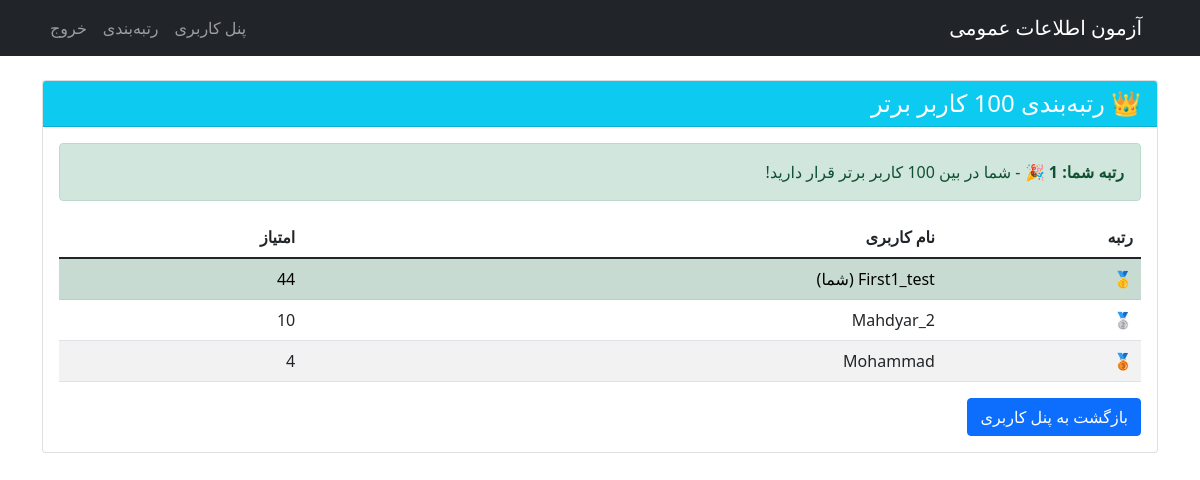
The app's page /leaderboard/ (signed in) with its own data.
### Users/models.py (models this page shows, shortened)
class CustomUser(AbstractUser):
    hearts = models.IntegerField(default=5)
    hearts_last_update = models.DateTimeField(default=timezone.now)
    total_score = models.IntegerField(default=0)
    def get_rank(self):
        users_above = CustomUser.objects.filter(total_score__gt=self.total_score).count()
        return users_above + 1

### Users/views.py (the view)
# urls.py: path('leaderboard/', views.leaderboard, name='leaderboard'),
@login_required
def leaderboard(request):
    top_users_query = CustomUser.objects.all().order_by('-total_score')
    top_users = list(top_users_query[:100])
    user_rank = request.user.get_rank()
    user_in_top_100 = any(top_user.id == request.user.id for top_user in top_users)
    context = {
        'top_users': top_users,
        'user_rank': user_rank,
        'user_in_top_100': user_in_top_100,
    }
    return render(request, 'Users/leaderboard.html', context)

### Users/templates/Users/leaderboard.html (shortened to what this page needs)
<!DOCTYPE html>
<html lang="fa" dir="rtl">
<head>
    <link href="https://cdn.jsdelivr.net/npm/bootstrap@5.1.3/dist/css/bootstrap.min.css" rel="stylesheet">
</head>
<body>
    <nav class="navbar navbar-expand-lg navbar-dark bg-dark">
        <div class="container">
            <a class="navbar-brand" href="/dashboard/">آزمون اطلاعات عمومی</a>
            <div class="navbar-nav">
                <a class="nav-link" href="/dashboard/">پنل کاربری</a>
                <a class="nav-link" href="/leaderboard/">رتبه‌بندی</a>
                <a class="nav-link" href="/logout/">خروج</a>
            </div>
        </div>
    </nav>
    <div class="container mt-4">
        <div class="card">
            <div class="card-header bg-info text-white">
                <h4 class="mb-0">👑 رتبه‌بندی 100 کاربر برتر</h4>
            </div>
            <div class="card-body">
                {% if user_in_top_100 %}
                    <div class="alert alert-success">
                        <strong>رتبه شما: {{ user_rank }} 🎉</strong> - شما در بین 100 کاربر برتر قرار دارید!
                    </div>
                {% else %}
                    <div class="alert alert-warning">
                        <strong>رتبه شما: {{ user_100 }}</strong> - برای قرارگیری در این لیست، امتیاز خود را افزایش دهید!
                    </div>
                {% endif %}
                <div class="table-responsive">
                    <table class="table table-striped">
                        <thead>
                            <tr>
                                <th>رتبه</th>
                                <th>نام کاربری</th>
                                <th>امتیاز</th>
                            </tr>
                        </thead>
                        <tbody>
                            {% for user in top_users %}
                            <tr {% if user.id == request.user.id %}class="table-success"{% endif %}>
                                <td>
                                    {% if forloop.counter == 1 %}🥇
                                    {% elif forloop.counter == 2 %}🥈
                                    {% elif forloop.counter == 3 %}🥉
                                    {% else %}{{ forloop.counter }}
                                    {% endif %}
                                </td>
                                <td>
                                    {{ user.username }}
                                    {% if user.id == request.user.id %} (شما){% endif %}
                                </td>
                                <td>{{ user.total_score }}</td>
                            </tr>
                            {% endfor %}
                        </tbody>
                    </table>
                </div>
                <a href="/dashboard/" class="btn btn-primary">بازگشت به پنل کاربری</a>
            </div>
        </div>
    </div>
</body>
</html>

### records on screen
CustomUser: username "First1_test", shows "(شما)", total_score "44"
CustomUser: username "Mahdyar_2", total_score "10"
CustomUser: username "Mohammad", total_score "4"
